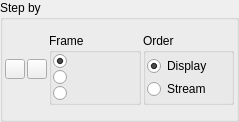
<ui version="4.0" >
 <class>StepByWidget</class>
 <widget class="QWidget" name="StepByWidget" >
  <property name="geometry" >
   <rect>
    <x>0</x>
    <y>0</y>
    <width>239</width>
    <height>122</height>
   </rect>
  </property>
  <property name="windowTitle" >
   <string>Form</string>
  </property>
  <layout class="QGridLayout" >
   <property name="margin" >
    <number>0</number>
   </property>
   <property name="spacing" >
    <number>0</number>
   </property>
   <item row="0" column="0" >
    <widget class="QGroupBox" name="gbStep" >
     <property name="title" >
      <string>Step by</string>
     </property>
     <layout class="QGridLayout" >
      <property name="margin" >
       <number>2</number>
      </property>
      <property name="spacing" >
       <number>2</number>
      </property>
      <item row="0" column="3" >
       <widget class="QGroupBox" name="gbOrder" >
        <property name="title" >
         <string>Order</string>
        </property>
        <property name="flat" >
         <bool>false</bool>
        </property>
        <layout class="QVBoxLayout" >
         <property name="margin" >
          <number>1</number>
         </property>
         <property name="spacing" >
          <number>1</number>
         </property>
         <item>
          <widget class="QRadioButton" name="rbOrderDisplay" >
           <property name="text" >
            <string>Display</string>
           </property>
           <property name="checked" >
            <bool>true</bool>
           </property>
          </widget>
         </item>
         <item>
          <widget class="QRadioButton" name="rbOrderStream" >
           <property name="text" >
            <string>Stream</string>
           </property>
          </widget>
         </item>
        </layout>
       </widget>
      </item>
      <item row="0" column="0" >
       <widget class="QPushButton" name="btnPrev" >
        <property name="sizePolicy" >
         <sizepolicy>
          <hsizetype>0</hsizetype>
          <vsizetype>0</vsizetype>
          <horstretch>0</horstretch>
          <verstretch>0</verstretch>
         </sizepolicy>
        </property>
        <property name="minimumSize" >
         <size>
          <width>20</width>
          <height>20</height>
         </size>
        </property>
        <property name="maximumSize" >
         <size>
          <width>20</width>
          <height>20</height>
         </size>
        </property>
        <property name="text" >
         <string/>
        </property>
        <property name="icon" >
         <iconset resource="stepbywidget.qrc" >:/pixmaps/pixmaps/prev_18.xpm</iconset>
        </property>
       </widget>
      </item>
      <item row="0" column="1" >
       <widget class="QPushButton" name="btnNext" >
        <property name="sizePolicy" >
         <sizepolicy>
          <hsizetype>0</hsizetype>
          <vsizetype>0</vsizetype>
          <horstretch>0</horstretch>
          <verstretch>0</verstretch>
         </sizepolicy>
        </property>
        <property name="minimumSize" >
         <size>
          <width>20</width>
          <height>20</height>
         </size>
        </property>
        <property name="maximumSize" >
         <size>
          <width>20</width>
          <height>20</height>
         </size>
        </property>
        <property name="text" >
         <string/>
        </property>
        <property name="icon" >
         <iconset resource="stepbywidget.qrc" >:/pixmaps/pixmaps/next_18.xpm</iconset>
        </property>
       </widget>
      </item>
      <item row="0" column="2" >
       <widget class="QGroupBox" name="gbFrameStep" >
        <property name="title" >
         <string>Frame</string>
        </property>
        <property name="flat" >
         <bool>false</bool>
        </property>
        <layout class="QVBoxLayout" >
         <property name="margin" >
          <number>1</number>
         </property>
         <property name="spacing" >
          <number>1</number>
         </property>
         <item>
          <widget class="QRadioButton" name="rbIFrame" >
           <property name="text" >
            <string/>
           </property>
           <property name="icon" >
            <iconset resource="stepbywidget.qrc" >:/pixmaps/pixmaps/iframe_18.xpm</iconset>
           </property>
           <property name="iconSize" >
            <size>
             <width>14</width>
             <height>14</height>
            </size>
           </property>
           <property name="checked" >
            <bool>true</bool>
           </property>
          </widget>
         </item>
         <item>
          <widget class="QRadioButton" name="rbPFrame" >
           <property name="text" >
            <string/>
           </property>
           <property name="icon" >
            <iconset resource="stepbywidget.qrc" >:/pixmaps/pixmaps/pframe_18.xpm</iconset>
           </property>
           <property name="iconSize" >
            <size>
             <width>14</width>
             <height>14</height>
            </size>
           </property>
          </widget>
         </item>
         <item>
          <widget class="QRadioButton" name="rbBFrame" >
           <property name="text" >
            <string/>
           </property>
           <property name="icon" >
            <iconset resource="stepbywidget.qrc" >:/pixmaps/pixmaps/bframe_18.xpm</iconset>
           </property>
           <property name="iconSize" >
            <size>
             <width>14</width>
             <height>14</height>
            </size>
           </property>
          </widget>
         </item>
        </layout>
       </widget>
      </item>
     </layout>
    </widget>
   </item>
  </layout>
 </widget>
 <resources>
  <include location="stepbywidget.qrc" />
 </resources>
 <connections/>
</ui>
